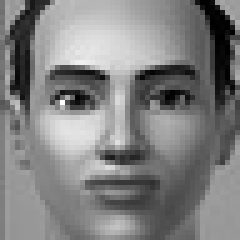
#> input picture DATA/not_smiling/10294.jpg, 48 x 48 px, given in place of 7.jpg, which was not available (shown 5 times larger)
$ python predict.py
#> lines starting #> are read from the running program, lines starting #| are printed output that depends on the picture; long printed decimals are rounded; pictures that were not available may be replaced by others from this repository, and a replacement may not be noted
### preprocess.py
import cv2

def preprocess_image(image_path):
#> called with image_path = 'data/smiling/7.jpg'
    img = cv2.imread(image_path)
#> img is the input picture: shape (48, 48, 3); min 0, max 255, mean 128.2

    if img is None:
        raise ValueError("Image not found")

    # Convert to grayscale
    gray = cv2.cvtColor(img, cv2.COLOR_BGR2GRAY)

    # Resize to fixed size
    resized = cv2.resize(gray, (64, 64))
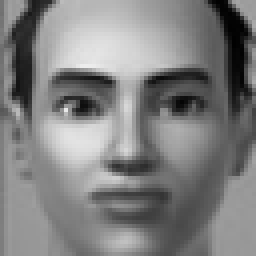
#> resized: shape (64, 64) (shown 4 times larger); min 1, max 237, mean 128.1

    # Normalize pixel values
    normalized = resized / 255.0

    return normalized

img = preprocess_image("data/smiling/7.jpg")
print(img.shape, img.min(), img.max())
#| (64, 64) 0.003922 0.9294

### dataset.py
import os
import numpy as np
from preprocess import preprocess_image


def load_dataset(data_path):
    images = []
    labels = []

    # Smiling images → label 1
    smiling_path = os.path.join(data_path, "smiling")
    for file_name in os.listdir(smiling_path):
        img_path = os.path.join(smiling_path, file_name)
        try:
            img = preprocess_image(img_path)
#> call 2 of preprocess_image, with image_path = 'data/smiling/10050.jpg'
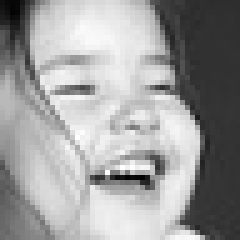
#> input picture DATA/smiling/10050.jpg, 48 x 48 px, found by its file name (shown 5 times larger)
#> in preprocess_image, img is the input picture: shape (48, 48, 3); min 1, max 254, mean 156.6
#> in preprocess_image (call 2), `resized = cv2.resize(gray, (64, 64))`:
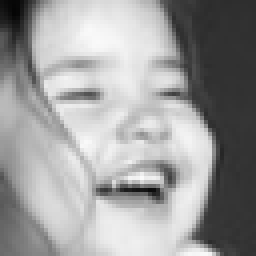
#> resized: shape (64, 64) (shown 4 times larger); min 5, max 250, mean 156.5
            images.append(img)
            labels.append(1)
        except:
            continue

    # Not smiling images → label 0
    not_smiling_path = os.path.join(data_path, "not_smiling")
    for file_name in os.listdir(not_smiling_path):
        img_path = os.path.join(not_smiling_path, file_name)
        try:
            img = preprocess_image(img_path)
            images.append(img)
            labels.append(0)
        except:
            continue

    return np.array(images), np.array(labels)


# RUN THIS FILE
# [9 lines that do not run on import are left out]

### predict.py
import numpy as np
import cv2
from preprocess import preprocess_image
from dataset import load_dataset
from sklearn.linear_model import LogisticRegression

# Load dataset
X, y = load_dataset("data")
#> y = [1, 0]

# Flatten images
X = X.reshape(X.shape[0], -1)

# Train model on FULL dataset
model = LogisticRegression(max_iter=1000)
model.fit(X, y)

# -------- PREDICT NEW IMAGE --------
image_path = "DATA/test/Aaron_Peirsol_0002.jpg"   # change this path

img = preprocess_image(image_path)
img = img.reshape(1, -1)   # flatten

prediction = model.predict(img)[0]
#> prediction = 1
probability = model.predict_proba(img)[0]
#> probability = [0.022, 0.978]

if prediction == 1:
    print("Prediction: SMILING 😄")
else:
    print("Prediction: NOT SMILING 😐")

print("Confidence:", probability)
#| Confidence: [0.02203 0.978]
